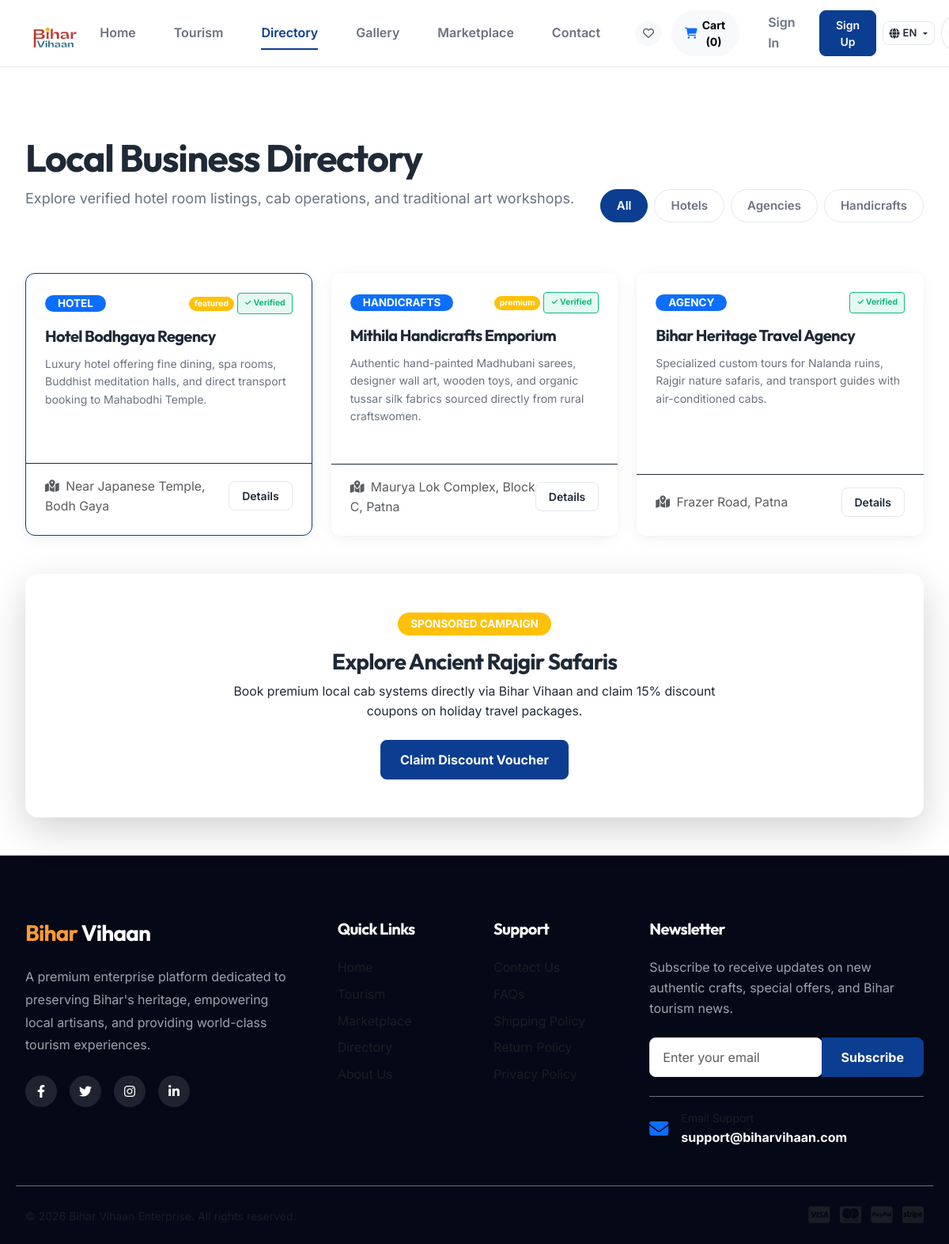
The page /directory on the database its author committed.
### tables this page shows
CREATE TABLE IF NOT EXISTS `business_listings` (
  `id` INT AUTO_INCREMENT PRIMARY KEY,
  `owner_id` INT NOT NULL,
  `name` VARCHAR(150) NOT NULL,
  `category` VARCHAR(100) NOT NULL,
  `description` TEXT NOT NULL,
  `address` TEXT NOT NULL,
  `phone` VARCHAR(20) NOT NULL,
  `email` VARCHAR(100) NOT NULL,
  `website` VARCHAR(100) NULL,
  `whatsapp_number` VARCHAR(20) NULL,
  `plan` ENUM('free', 'premium', 'featured') DEFAULT 'free',
  `verification_status` VARCHAR(20) DEFAULT 'pending',
  `logo_url` VARCHAR(255) NULL,
  `created_at` TIMESTAMP DEFAULT CURRENT_TIMESTAMP,
  FOREIGN KEY (`owner_id`) REFERENCES `users` (`id`) ON DELETE CASCADE
);

### app/Views/business.php (the view, shortened to what the rows shown need)
<?php
$viewMode = $view_mode ?? 'list';
$csrfToken = Session::generateCsrfToken();
?>
<div class="container py-5 mt-5">
    <?php if ($viewMode === 'detail'): ?>
        <div class="row g-5" data-aos="fade-up">
            <div class="col-lg-8">
                <div class="card p-4 p-md-5 shadow-lg" style="background-color: var(--bg-card); border: 1px solid var(--border-color); border-radius: var(--radius-md);">
                    <div class="d-flex justify-content-between align-items-center mb-3 flex-wrap gap-2">
                        <span class="badge bg-primary px-3 py-2 rounded-pill small"><?= htmlspecialchars(strtoupper($listing['category'])) ?></span>
                        <div class="d-flex gap-2">
                            <?php if ($listing['plan'] !== 'free'): ?>
                                <span class="badge bg-warning  border-warning px-2 py-1 rounded-pill small"><?= htmlspecialchars($listing['plan']) ?></span>
                            <?php endif; ?>
                            <?php if ($listing['verification_status'] === 'verified'): ?>
                                <span class="verified-badge">✓ Verified Listing</span>
                            <?php endif; ?>
                        </div>
                    </div>
                    <h1 class="display-6 fw-bold mb-3 font-outfit" style="color: var(--text-main);"><?= htmlspecialchars($listing['name']) ?></h1>
                    <div class="d-flex gap-4 text-muted small mb-4 border-bottom pb-3" style="border-color: var(--border-color) !important;">
                        <span>📍 Address: <?= htmlspecialchars($listing['address']) ?></span>
                        <span>📞 Phone: <?= htmlspecialchars($listing['phone']) ?></span>
                    </div>
                    <div class="mb-4">
                        <h3 class="h5 fw-bold mb-2 font-outfit" style="color: var(--text-main);">About Our Business</h3>
                        <p class="lh-lg small" style="color: var(--text-secondary);"><?= nl2br(htmlspecialchars($listing['description'])) ?></p>
                    </div>
                    <div class="p-4 rounded-4 mb-4" style="background-color: var(--bg-soft); border: 1px solid var(--border-color);">
                        <h3 class="h6 fw-bold mb-3 font-outfit" style="color: var(--text-main);">Contact Channels</h3>
                        <div class="d-flex gap-3 align-items-center flex-wrap">
                            <?php if ($listing['whatsapp_number']): ?>
                                <a href="https://wa.me/<?= preg_replace('/[^0-9]/', '', $listing['whatsapp_number']) ?>?text=Hello%20<?= urlencode($listing['name']) ?>,%20I%20saw%20your%20listing%20on%20Bihar%20Vihaan%20and%20would%20like%20to%20inquire."
                                   target="_blank"
                                   class="btn whatsapp-btn px-4 fw-bold shadow-sm d-flex align-items-center gap-2">
                                    <i class="fa-brands fa-whatsapp fs-5"></i> Connect on WhatsApp
                                </a>
                            <?php endif; ?>
                            <?php if ($listing['website']): ?>
                                <a href="<?= htmlspecialchars($listing['website']) ?>" target="_blank" class="btn btn-outline px-4">Visit Website <i class="fa-solid fa-square-arrow-up-right ms-1"></i></a>
                            <?php endif; ?>
                            <span class="small text-muted ms-md-3">Email: <?= htmlspecialchars($listing['email']) ?></span>
                        </div>
                    </div>
                </div>
            </div>
            <div class="col-lg-4">
                <div class="card p-4 shadow-lg sticky-top" style="top: 100px; background-color: var(--bg-card); border: 1px solid var(--border-color); border-radius: var(--radius-md);">
                    <h3 class="h5 fw-bold mb-1 font-outfit" style="color: var(--text-main);">Send Inquiry</h3>
                    <p class="small mb-4" style="color: var(--text-secondary);">Submit booking quotes or catalog questions. The listing owner will be notified.</p>
                    <form action="<?= BASE_URL ?>/business/lead" method="POST">
                        <input type="hidden" name="csrf_token" value="<?= $csrfToken ?>">
                        <input type="hidden" name="business_id" value="<?= $listing['id'] ?>">
                        <div class="mb-3">
                            <label class="form-label">Your Full Name</label>
                            <input type="text" name="name" class="form-control" placeholder="e.g. Kaushik Kumar" required>
                        </div>
                        <div class="mb-3">
                            <label class="form-label">Email Address</label>
                            <input type="email" name="email" class="form-control" placeholder="e.g. kaushik@gmail.com" required>
                        </div>
                        <div class="mb-3">
                            <label class="form-label">Phone Number</label>
                            <input type="text" name="phone" class="form-control" placeholder="e.g. +91 99999 55555" required>
                        </div>
                        <div class="mb-4">
                            <label class="form-label">Message / Inquiry</label>
                            <textarea name="message" class="form-control small" rows="5" placeholder="Specify dates or bulk order sizes..." required></textarea>
                        </div>
                        <button type="submit" class="btn btn-primary w-100 fw-bold">Submit Inquiry</button>
                    </form>
                </div>
            </div>
        </div>
    <?php else: ?>
        <div style="display:flex; justify-content:space-between; align-items:flex-end; margin-bottom: 4rem; flex-wrap:wrap; gap:20px;" data-aos="fade-right">
            <div>
                <h1 class="display-5 fw-bold font-outfit" style="color: var(--text-main);">Local Business Directory</h1>
                <p class="body-text-custom">Explore verified hotel room listings, cab operations, and traditional art workshops.</p>
            </div>
            <div class="d-flex gap-2 flex-wrap">
                <a href="<?= BASE_URL ?>/business" class="marketplace-filter-pill <?= !$selected_category ? 'active' : '' ?>">All</a>
                <a href="<?= BASE_URL ?>/business?category=hotel" class="marketplace-filter-pill <?= $selected_category === 'hotel' ? 'active' : '' ?>">Hotels</a>
                <a href="<?= BASE_URL ?>/business?category=agency" class="marketplace-filter-pill <?= $selected_category === 'agency' ? 'active' : '' ?>">Agencies</a>
                <a href="<?= BASE_URL ?>/business?category=handicrafts" class="marketplace-filter-pill <?= $selected_category === 'handicrafts' ? 'active' : '' ?>">Handicrafts</a>
            </div>
        </div>
        <div class="row g-4 mb-5" data-aos="fade-up">
            <?php foreach ($listings as $list): ?>
                <div class="col-lg-4 col-md-6 d-flex">
                    <div class="custom-card flex-fill d-flex flex-column justify-content-between" style="border: <?= $list['plan'] === 'featured' ? '1px solid var(--primary) !important' : '1px solid var(--border-color)' ?>;">
                        <div class="p-4 flex-grow-1">
                            <div class="d-flex justify-content-between align-items-center mb-3">
                                <span class="badge bg-primary px-3 py-1 rounded-pill small"><?= htmlspecialchars(strtoupper($list['category'])) ?></span>
                                <div class="d-flex gap-1 align-items-center">
                                    <?php if ($list['plan'] !== 'free'): ?>
                                        <span class="badge bg-warning  rounded-pill small" style="font-size:0.65rem;"><?= htmlspecialchars($list['plan']) ?></span>
                                    <?php endif; ?>
                                    <?php if ($list['verification_status'] === 'verified'): ?>
                                        <span class="verified-badge" style="font-size:0.65rem;">✓ Verified</span>
                                    <?php endif; ?>
                                </div>
                            </div>
                            <h3 class="custom-card-title" style="font-size: 20px;"><?= htmlspecialchars($list['name']) ?></h3>
                            <p class="custom-card-desc" style="font-size: 14px;"><?= htmlspecialchars($list['description']) ?></p>
                        </div>
                        <div class="p-4 pt-3 border-top d-flex justify-content-between align-items-center" style="border-color: var(--border-color) !important;">
                            <span class="small text-muted"><i class="fa-solid fa-map-location-dot me-1"></i> <?= htmlspecialchars($list['address']) ?></span>
                            <a href="<?= BASE_URL ?>/business/<?= $list['id'] ?>" class="btn btn-outline btn-sm px-3">Details</a>
                        </div>
                    </div>
                </div>
            <?php endforeach; ?>
        </div>
        <div class="p-5 rounded-4 shadow-lg text-center position-relative overflow-hidden" style="background-color: var(--bg-soft); border: 1px solid var(--border-color);" data-aos="fade-up">
            <span class="badge bg-warning  border-warning px-3 py-2 rounded-pill mb-3 small fw-bold">SPONSORED CAMPAIGN</span>
            <h2 class="h3 fw-bold mb-2 font-outfit" style="color: var(--text-main);">Explore Ancient Rajgir Safaris</h2>
            <p class="small mb-4 max-w-2xl mx-auto" style="color: var(--text-secondary); max-width: 650px;">Book premium local cab systems directly via Bihar Vihaan and claim 15% discount coupons on holiday travel packages.</p>
            <a href="<?= BASE_URL ?>/business/ad-click?ad_name=rajgir_safari_banner" class="btn btn-primary px-4 fw-bold">Claim Discount Voucher</a>
        </div>
    <?php endif; ?>
</div>

### app/Core/Router.php (shortened to what the rows shown need)
<?php
class Router {
    protected $routes = [];
    public function add($method, $route, $controller, $action = null) {
        $route = preg_replace('/\{([a-zA-Z0-9_]+)\}/', '(?P<$1>[^/]+)', $route);
        $route = '#^' . $route . '$#';
        $this->routes[] = [
            'method' => strtoupper($method),
            'route' => $route,
            'controller' => $controller,
            'action' => $action
        ];
    }
    public function dispatch($url, $requestMethod) {
        $url = parse_url($url, PHP_URL_PATH);
        $scriptName = str_replace('\\', '/', dirname($_SERVER['SCRIPT_NAME']));
        if ($scriptName !== '/') {
            $url = preg_replace('#^' . preg_quote($scriptName, '#') . '#', '', $url);
        }
        foreach ($this->routes as $routeInfo) {
            if ($routeInfo['method'] === $requestMethod && preg_match($routeInfo['route'], $url, $matches)) {
                $params = [];
                $controllerClass = "App\\Controllers\\" . $routeInfo['controller'];
                $action = $routeInfo['action'];
                if (class_exists($controllerClass)) {
                    $controller = new $controllerClass();
                    if (method_exists($controller, $action)) {
                        call_user_func_array([$controller, $action], [$params]);
                        return;
                    } else {
                        $this->abort("Action '$action' not found in controller '$controllerClass'", 500);
                        return;
                    }
                } else {
                    $this->abort("Controller class '$controllerClass' not found", 500);
                    return;
                }
            }
        }
    }
}

### rows shown on the page
business_listings: category "HOTEL", plan "featured", verification_status "✓ Verified", name "Hotel Bodhgaya Regency", description "Luxury hotel offering fine dining, spa rooms, Buddhist meditation halls, and direct transport booking to Mahabodhi Temple.", address "Near Japanese Temple, Bodh Gaya"
business_listings: category "HANDICRAFTS", plan "premium", verification_status "✓ Verified", name "Mithila Handicrafts Emporium", description "Authentic hand-painted Madhubani sarees, designer wall art, wooden toys, and organic tussar silk fabrics sourced directly from rural craftswomen.", address "Maurya Lok Complex, Block C, Patna"
business_listings: category "AGENCY", verification_status "✓ Verified", name "Bihar Heritage Travel Agency", description "Specialized custom tours for Nalanda ruins, Rajgir nature safaris, and transport guides with air-conditioned cabs.", address "Frazer Road, Patna"

### other values the page prints
$menuItem['label'] "Home"
$menuItem['label'] "Tourism"
$menuItem['label'] "Directory"
$menuItem['label'] "Gallery"
$menuItem['label'] "Marketplace"
$menuItem['label'] "Contact"
